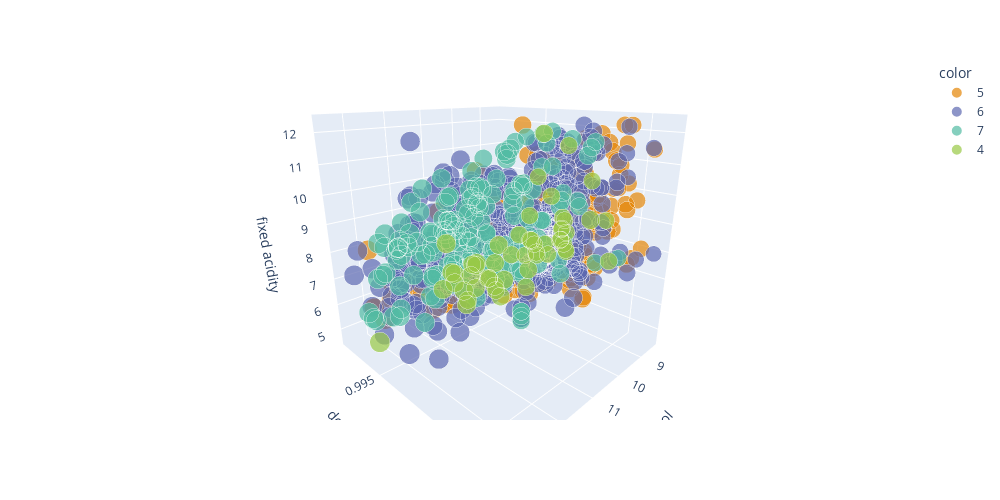

The cell this chart's notebook holds for it:
### Code cell
fig = px.scatter_3d(
    df,
    x='alcohol',
    y='density',
    z='fixed acidity',
    color=df['quality'].astype(str),
    size=df['alcohol'].abs(),
    width=1000,
    height=500,
    color_discrete_sequence=px.colors.qualitative.Vivid
)

camera = dict(
    up=dict(x=0, y=1, z=0.5),
    eye=dict(x=1.2, y=1.2, z=0.6)
)

fig.update_layout(scene_camera=camera)
fig.show()

### Figure 1 — Plotly figure (JSON) as saved in the notebook; plotly's stock layout.template omitted (floating-point values rounded to 4 significant figures; data arrays with more than 128 entries replaced by an {"elided": "..."} marker saying what was removed)
{"data": [{"hovertemplate": "color=5<br>alcohol=%{marker.size}<br>density=%{y}<br>fixed acidity=%{z}<extra></extra>", "legendgroup": "5", "marker": {"color": "rgb(229, 134, 6)", "size": {"elided": "577 float values"}, "sizemode": "area", "sizeref": 0.03375, "symbol": "circle"}, "mode": "markers", "name": "5", "scene": "scene", "showlegend": true, "type": "scatter3d", "x": {"elided": "577 float values"}, "y": {"elided": "577 float values"}, "z": {"elided": "577 float values"}}, {"hovertemplate": "color=6<br>alcohol=%{marker.size}<br>density=%{y}<br>fixed acidity=%{z}<extra></extra>", "legendgroup": "6", "marker": {"color": "rgb(93, 105, 177)", "size": {"elided": "562 float values"}, "sizemode": "area", "sizeref": 0.03375, "symbol": "circle"}, "mode": "markers", "name": "6", "scene": "scene", "showlegend": true, "type": "scatter3d", "x": {"elided": "562 float values"}, "y": {"elided": "562 float values"}, "z": {"elided": "562 float values"}}, {"hovertemplate": "color=7<br>alcohol=%{marker.size}<br>density=%{y}<br>fixed acidity=%{z}<extra></extra>", "legendgroup": "7", "marker": {"color": "rgb(82, 188, 163)", "size": {"elided": "167 float values"}, "sizemode": "area", "sizeref": 0.03375, "symbol": "circle"}, "mode": "markers", "name": "7", "scene": "scene", "showlegend": true, "type": "scatter3d", "x": {"elided": "167 float values"}, "y": {"elided": "167 float values"}, "z": {"elided": "167 float values"}}, {"hovertemplate": "color=4<br>alcohol=%{marker.size}<br>density=%{y}<br>fixed acidity=%{z}<extra></extra>", "legendgroup": "4", "marker": {"color": "rgb(153, 201, 69)", "size": [9.0, 9.8, 9.3, 13.1, 9.2, 9.1, 10.5, 9.4, 9.2, 9.0, 9.1, 11.4, 10.4, 9.4, 9.8, 9.6, 9.6, 10.0, 10.0, 11.3, 11.0, 11.0, 9.6, 9.7, 11.2, 11.4, 10.9, 9.9, 10.0, 10.9, 9.2, 10.4, 11.5, 11.2, 9.6, 9.3, 11.5, 9.6, 11.8, 11.2, 9.6, 12.0, 9.7, 11.1, 9.8, 10.4, 11.0, 10.0, 11.0, 10.1, 10.3, 10.9, 9.05], "sizemode": "area", "sizeref": 0.03375, "symbol": "circle"}, "mode": "markers", "name": "4", "scene": "scene", "showlegend": true, "type": "scatter3d", "x": [9.0, 9.8, 9.3, 13.1, 9.2, 9.1, 10.5, 9.4, 9.2, 9.0, 9.1, 11.4, 10.4, 9.4, 9.8, 9.6, 9.6, 10.0, 10.0, 11.3, 11.0, 11.0, 9.6, 9.7, 11.2, 11.4, 10.9, 9.9, 10.0, 10.9, 9.2, 10.4, 11.5, 11.2, 9.6, 9.3, 11.5, 9.6, 11.8, 11.2, 9.6, 12.0, 9.7, 11.1, 9.8, 10.4, 11.0, 10.0, 11.0, 10.1, 10.3, 10.9, 9.05], "y": [0.9974, 0.994, 0.9976, 0.9934, 0.9976, 0.9972, 0.9938, 0.9996, 0.9965, 0.9956, 0.9972, 0.9948, 0.9974, 0.9957, 1.0, 0.9981, 0.9991, 0.9978, 0.9962, 1.001, 0.9967, 0.997, 0.9972, 0.998, 0.9958, 0.9946, 0.9963, 0.9984, 0.9958, 0.9952, 0.9974, 0.9979, 0.9956, 0.9957, 0.9962, 0.9961, 0.9957, 0.998, 0.9949, 0.9944, 0.9978, 0.9957, 0.9967, 0.9952, 0.9965, 0.994, 0.9968, 0.9966, 0.9965, 0.995, 0.9972, 0.9959, 0.9959], "z": [7.4, 5.7, 8.8, 4.6, 8.3, 8.3, 5.0, 9.2, 7.6, 7.3, 7.9, 6.9, 8.4, 7.0, 8.1, 7.9, 10.5, 9.9, 8.2, 10.1, 8.3, 7.1, 7.5, 9.1, 7.5, 6.9, 7.5, 11.6, 7.3, 7.1, 8.4, 12.0, 6.5, 6.5, 8.8, 10.2, 6.0, 8.1, 6.5, 6.3, 8.2, 8.5, 7.5, 6.8, 8.0, 6.6, 6.4, 6.2, 6.7, 5.6, 7.2, 6.8, 6.9]}], "layout": {"height": 500, "legend": {"itemsizing": "constant", "title": {"text": "color"}, "tracegroupgap": 0}, "margin": {"t": 60}, "scene": {"camera": {"eye": {"x": 1.2, "y": 1.2, "z": 0.6}, "up": {"x": 0, "y": 1, "z": 0.5}}, "domain": {"x": [0, 1], "y": [0, 1]}, "xaxis": {"title": {"text": "alcohol"}}, "yaxis": {"title": {"text": "density"}}, "zaxis": {"title": {"text": "fixed acidity"}}}, "width": 1000}}
